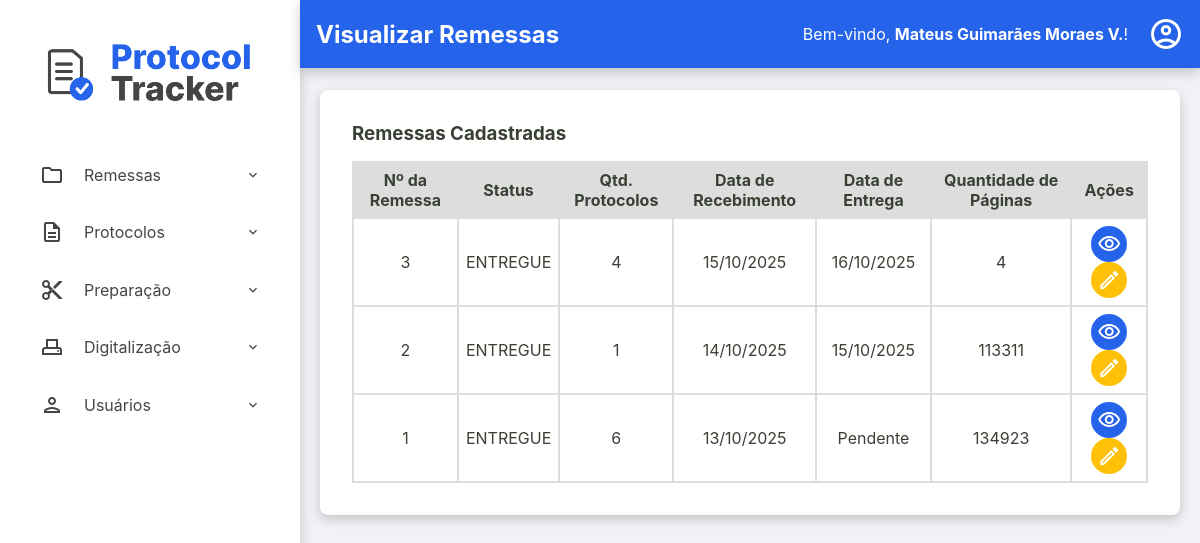
The app's page /admin/remessas/visualizar-remessas (signed in), older data.
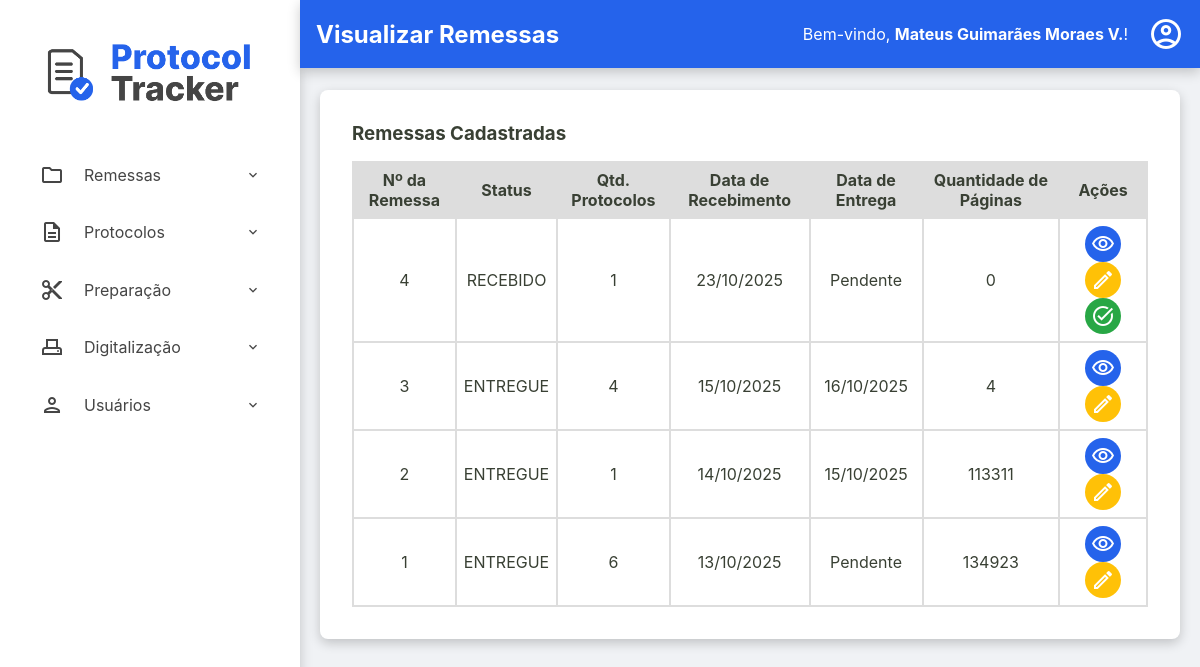
The same page, newer data.
### tables this page shows
CREATE TABLE remessas (
    numero_remessa INTEGER PRIMARY KEY, -- SQLite vai gerenciar o autoincremento aqui
    id TEXT NOT NULL UNIQUE, -- Seu ID de texto continua sendo obrigatório e único
    data_recebimento TEXT NOT NULL,
    data_entrega TEXT NULL,
    status TEXT NOT NULL DEFAULT 'RECEBIDO',
    quantidade_protocolos INTEGER NULL CHECK (quantidade_protocolos >= 0),
    id_administrador INTEGER NOT NULL,
    observacoes TEXT NULL,
    FOREIGN KEY (id_administrador) REFERENCES usuarios (id)
  );

### src/Controller/Admin/RemessaController.php (called while the page is built, shortened)
<?php
class RemessaController
{
    public function exibirRemessas(?string $erro = null)
    {
        try {
            $listaRemessas = $this->remessaRepository->all();
            require __DIR__ . '/../../../templates/admin/visualizar-remessas.php';
        } catch (Exception $e) {
            $this->home($e->getMessage());
        }
    }
}

### src/Repository/RemessaRepository.php (called while the page is built, shortened)
<?php
class RemessaRepository implements RemessaRepositoryInterface
{
    private PDO $connection;
    public function __construct(PDO $connection)
    {
        $this->connection = $connection;
    }
    public function all(): array
    {
        $sqlQuery = "SELECT * FROM remessas ORDER BY data_recebimento DESC;";
        $stmt = $this->connection->query($sqlQuery);
        return $this->hidrataLista($stmt);
    }
    private function hidrataLista(PDOStatement $stmt): array
    {
        $listaDeRemessas = [];
        while($dadosRemessa = $stmt->fetch()){
            $listaDeRemessas[] = Remessa::fromArray($dadosRemessa);
        }
        return $listaDeRemessas;
    }
}

### src/Model/Remessa.php (called while the page is built, shortened)
<?php
class Remessa {
    public function getId(): string { return $this->id; }
    public function getNumeroRemessa(): int { return $this->numero_remessa; }
    public function getDataRecebimento(): DateTimeImmutable { return $this->data_recebimento; }
    public function getDataEntrega(): ?DateTimeImmutable { return $this->data_entrega; }
    public function getStatus(): string { return $this->status; }
    public function getQuantidadeProtocolos(): ?int { return $this->quantidade_protocolos; }
    public static function fromArray(array $array): self
    {
        try {
            $data_recebimento = new DateTimeImmutable($array['data_recebimento']);
            $data_entrega = isset($array['data_entrega']) ? new DateTimeImmutable($array['data_entrega']) : null;
        } catch (Exception $e) {
            throw new Exception("Falha ao criar data");
        }
        return new self(
            $array['id'],
            (int) $array['numero_remessa'] ?? null,
            $data_recebimento,
            $data_entrega,
            $array['status'],
            isset($array['quantidade_protocolos']) ? (int)$array['quantidade_protocolos'] : null,
            (int)$array['id_administrador'],
            $array['observacoes'] ?? null
        );
    }
}

### src/Repository/ProtocoloRepository.php (called while the page is built, shortened)
<?php
class ProtocoloRepository implements ProtocoloRepositoryInterface
{
    private PDO $connection;
    public function __construct(PDO $connection)
    {
        $this->connection = $connection;
    }
    public function sumPagesByRemessaAndStatus(string $id_remessa, string $status): int
    {
        $sqlQuery = "SELECT SUM(quantidade_paginas) FROM protocolos WHERE id_remessa = :id_remessa AND status = :status;";
        $stmt = $this->connection->prepare($sqlQuery);
        $stmt->bindValue(':id_remessa', $id_remessa);
        $stmt->bindValue(':status', $status);
        $stmt->execute();
        $total = $stmt->fetchColumn();
        return (int)$total;
    }
}

### templates/admin/visualizar-remessas.php (the view, shortened to what the changed rows need)
<?php require __DIR__ . '/../components/_header.php'; ?>
<div class="container-principal-busca">
    <div class="listagem-container">
        <table id="tabela-protocolos" class="protocolos-table datatable-js">
            <thead>
                <tr>
                    <th>Nº da Remessa</th>
                    <th>Status</th>
                    <th>Qtd. Protocolos</th>
                    <th>Data de Recebimento</th>
                    <th>Data de Entrega</th>
                    <th>Quantidade de Páginas</th>
                    <th class="acoes-header">Ações</th>
                </tr>
            </thead>
            <tbody>
                <?php foreach ($listaRemessas as $remessa): ?>
                    <tr>
                        <td><?= htmlspecialchars($remessa->getNumeroRemessa()) ?></td>
                        <td><?= htmlspecialchars($remessa->getStatus()) ?></td>
                        <td><?= htmlspecialchars($remessa->getQuantidadeProtocolos() ?? 0) ?></td>
                        <td><?= $remessa->getDataRecebimento() ? $remessa->getDataRecebimento()->format('d/m/Y') : 'N/A' ?></td>
                        <td><?= $remessa->getDataEntrega() ? $remessa->getDataEntrega()->format('d/m/Y') : 'Pendente' ?></td>
                        <td>
                            <?php
                                $totalDigitalizadas = $this->protocoloRepository->sumPagesByRemessaAndStatus($remessa->getId(), 'DIGITALIZADO');
                                $totalEntregues = $this->protocoloRepository->sumPagesByRemessaAndStatus($remessa->getId(), 'ENTREGUE');
                                $totalPaginasDigitalizadas = $totalDigitalizadas + $totalEntregues;
                                echo $totalPaginasDigitalizadas;
                            ?>
                        </td>
                        <td class="acoes-cell">
                            <a href="/admin/remessas/protocolos?id=<?= htmlspecialchars($remessa->getId()) ?>" class="btn-acao btn-detalhes" title="Ver Protocolos">
                                <span class="material-icons-outlined">visibility</span>
                            </a>
                            <a href="/admin/remessas/editar-remessa?id=<?= htmlspecialchars($remessa->getId()) ?>" class="btn-acao btn-editar" title="Editar Remessa">
                                <span class="material-icons-outlined">edit</span>
                            </a>
                            <?php if ($remessa->getStatus() !== 'ENTREGUE'): ?>
                                <button
                                    type="button"
                                    class="btn-acao btn-entregar open-modal-entregar"
                                    data-remessa-id="<?= htmlspecialchars($remessa->getId()) ?>"
                                    data-remessa-numero="<?= htmlspecialchars($remessa->getNumeroRemessa()) ?>"
                                    title="Entregar Remessa">
                                    <span class="material-icons-outlined">task_alt</span>
                                </button>
                            <?php endif; ?>
                        </td>
                    </tr>
                <?php endforeach; ?>
            </tbody>
        </table>
    </div>
</div>
<?php require __DIR__ . '/../components/_footer.php'; ?>

Row changes from the older to the newer data that the page shows:
added remessas: numero_remessa "4", status "RECEBIDO", quantidade_protocolos "1", format "23/10/2025", shows "Pendente", totalPaginasDigitalizadas "0"
